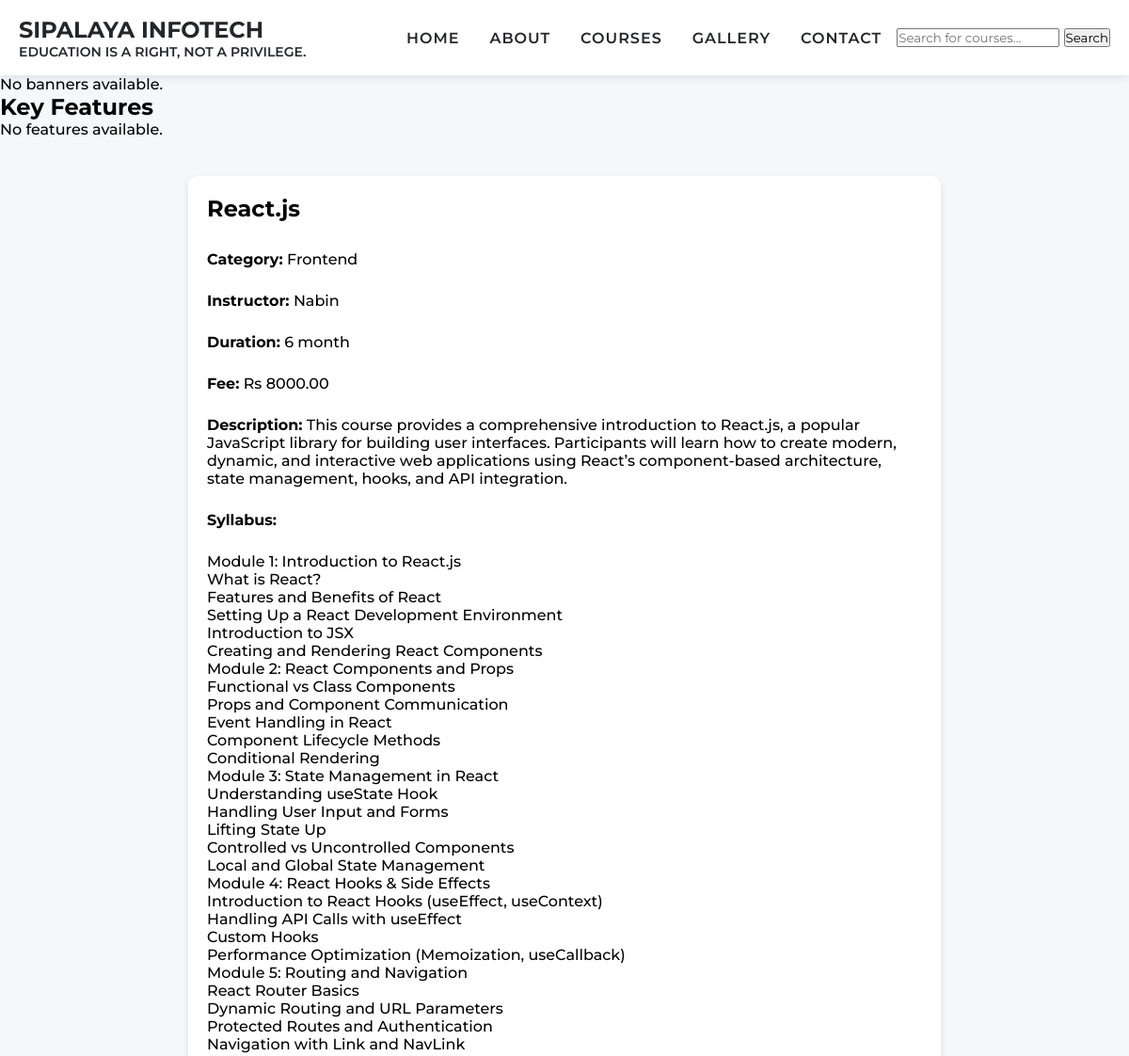
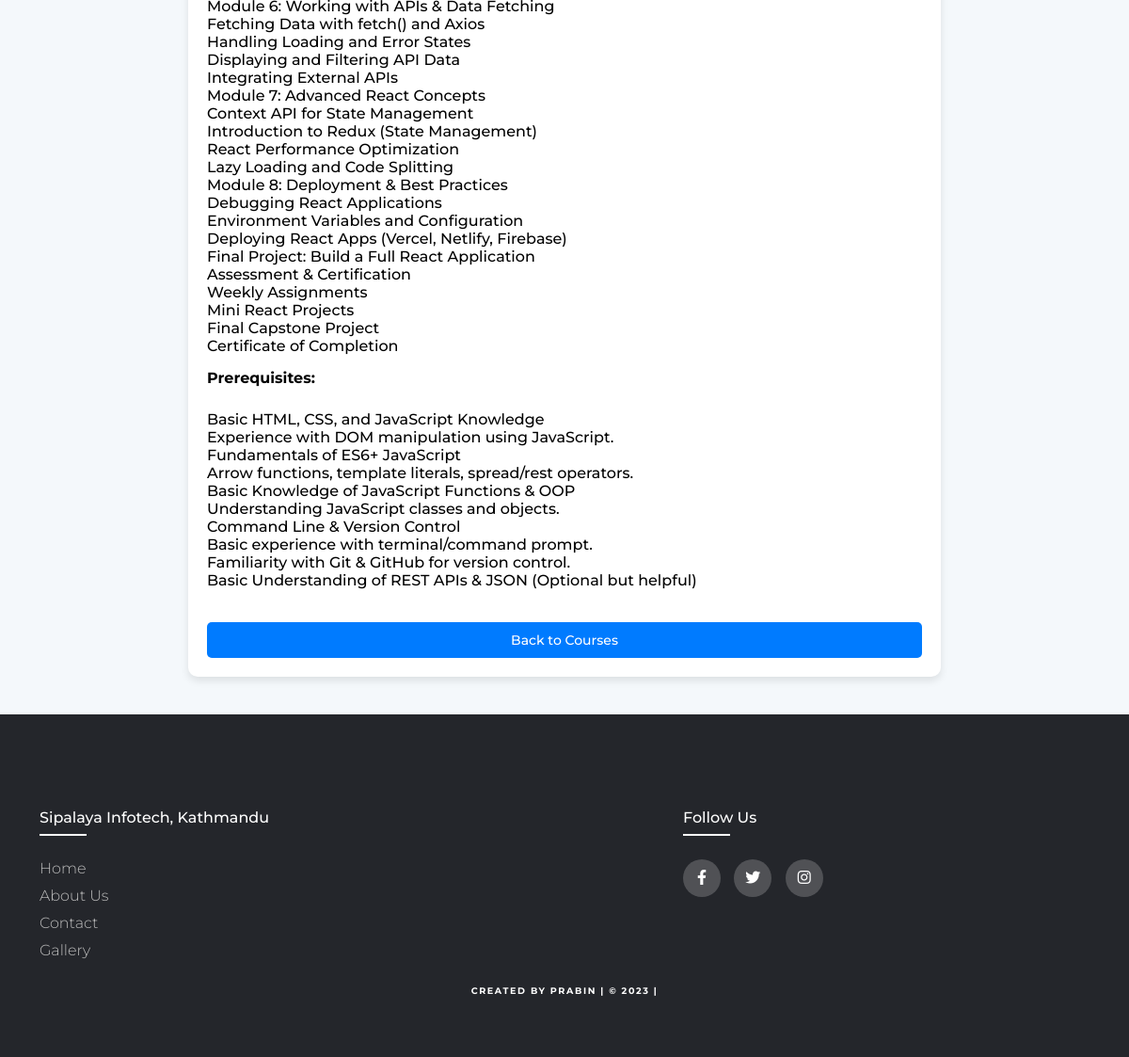
/courses/2/, run on the app's committed database (2 pictures, top to bottom).
### courses/models.py (models this page shows, shortened)
class Course(models.Model):
    title = models.CharField(max_length=200)
    category = models.ForeignKey(Category, on_delete=models.CASCADE)
    description = models.TextField()
    syllabus = models.TextField()
    duration = models.CharField(max_length=50)
    fee = models.DecimalField(max_digits=10, decimal_places=2)
    instructor = models.ForeignKey(Instructor, on_delete=models.SET_NULL, null=True)
    prerequisites = models.TextField(blank=True, null=True)
    created_at = models.DateTimeField(auto_now_add=True)

class Category(models.Model):
    name = models.CharField(max_length=100, unique=True)

class Instructor(models.Model):
    name = models.CharField(max_length=100)
    photo = models.ImageField(upload_to='instructors/', blank=True, null=True)
    bio = models.TextField()
    experience = models.IntegerField()

### courses/views.py (the view)
# urls.py: path('<int:course_id>/', course_detail, name='course_detail'),
def course_detail(request, course_id):
    course = get_object_or_404(Course, id=course_id)
    syllabus_items = course.syllabus.split("\n")
    prerequisites = course.prerequisites.split("\n")
    return render(request, 'courses/course_detail.html', {'course': course, 'syllabus_items': syllabus_items, 'prerequisites': prerequisites,})

### templates/courses/course_detail.html
{% extends 'base.html' %}
{% block content %}
<div class="course-detail">
    <h2>{{ course.title }}</h2>
    <p><strong>Category:</strong> {{ course.category.name }}</p>
    <p><strong>Instructor:</strong> {{ course.instructor.name }}</p>
    <p><strong>Duration:</strong> {{ course.duration }}</p>
    <p><strong>Fee:</strong> Rs {{ course.fee }}</p>
    <p><strong>Description:</strong> {{ course.description }}</p>
    <p><strong>Syllabus:</strong></p>
    <ul>
        {% for item in syllabus_items %}
            <li>{{ item }}</li>
        {% endfor %}
    </ul>
    <p><strong>Prerequisites:</strong></p>
    <ul>
        {% for prerequisite in prerequisites %}
            <li>{{ prerequisite }}</li>
        {% endfor %}
    </ul>
    <a href="{% url 'course_list' %}" class="btn">Back to Courses</a>
</div>
{% endblock %}

### static/css/header-footer.css (style rules this page uses)
ul { list-style: none; }

### static/css/style.css (style rules this page uses)
* { margin: 0; padding: 0; box-sizing: border-box; font-family: 'Montserrat', sans-serif; }
html { scroll-behavior: smooth; }
body { font-weight: 500; color: rgb(0, 0, 0); background: #fcfcfc89; }

### static/css/courses_css.css (style rules this page uses)
body { font-family: 'Poppins', sans-serif; background-color: #f4f8fb; margin: 0; padding: 0; }
.btn { display: inline-block; padding: 10px 15px; background: #28a745; color: white; text-decoration: none; border-radius: 5px; margin-top: 10px; font-size: 14px; transition: 0.3s ease; }
.course-detail { padding-top: 100px; max-width: 800px; margin: 40px auto; padding: 20px; background: white; border-radius: 10px; box-shadow: 0 4px 8px rgba(0, 0, 0, 0.1); display: flex; flex-direction: column; gap: 15px; }
.course-detail h2 { margin-bottom: 15px; }
.course-detail p { margin-bottom: 10px; }
.course-detail a.btn { margin-top: 20px; padding: 10px 20px; background-color: #007bff; color: white; text-decoration: none; border-radius: 5px; text-align: center; }

### static/css/home_css.css (style rules this page uses)
body { font-family: Arial, sans-serif; }

### data on the page
Course: title "React.js", category.name "Frontend", instructor.name "Nabin", duration "6 month", fee "8000.00", description "This course provides a comprehensive introduction to React.js, a popular JavaScript library for building user interfaces. Participants will learn how to create modern, dynamic, and interactive web applications using React’s component-based architecture, state management, hooks, and API integration."

### other printed values
{{ item }} "Module 1: Introduction to React.js" "What is React?" "Features and Benefits of React" "Setting Up a React Development Environment" "Introduction to JSX" "Creating and Rendering React Components" "Module 2: React Components and Props" "Functional vs Class Components" "Props and Component Communication" "Event Handling in React" "Component Lifecycle Methods" "Conditional Rendering" "Module 3: State Management in React" "Understanding useState Hook" "Handling User Input and Forms" "Lifting State Up" "Controlled vs Uncontrolled Components" "Local and Global State Management" "Module 4: React Hooks & Side Effects" "Introduction to React Hooks (useEffect, useContext)" "Handling API Calls with useEffect" "Custom Hooks" "Performance Optimization (Memoization, useCallback)" "Module 5: Routing and Navigation" "React Router Basics" "Dynamic Routing and URL Parameters" "Protected Routes and Authentication" "Navigation with Link and NavLink" "Module 6: Working with APIs & Data Fetching" "Fetching Data with fetch() and Axios" "Handling Loading and Error States" "Displaying and Filtering API Data" "Integrating External APIs" "Module 7: Advanced React Concepts" "Context API for State Management" "Introduction to Redux (State Management)" "React Performance Optimization" "Lazy Loading and Code Splitting" "Module 8: Deployment & Best Practices" "Debugging React Applications" "Environment Variables and Configuration" "Deploying React Apps (Vercel, Netlify, Firebase)" "Final Project: Build a Full React Application" "Assessment & Certification" "Weekly Assignments" "Mini React Projects" "Final Capstone Project" "Certificate of Completion"
{{ prerequisite }} "Basic HTML, CSS, and JavaScript Knowledge" "Experience with DOM manipulation using JavaScript." "Fundamentals of ES6+ JavaScript" "Arrow functions, template literals, spread/rest operators." "Basic Knowledge of JavaScript Functions & OOP" "Understanding JavaScript classes and objects." "Command Line & Version Control" "Basic experience with terminal/command prompt." "Familiarity with Git & GitHub for version control." "Basic Understanding of REST APIs & JSON (Optional but helpful)"
